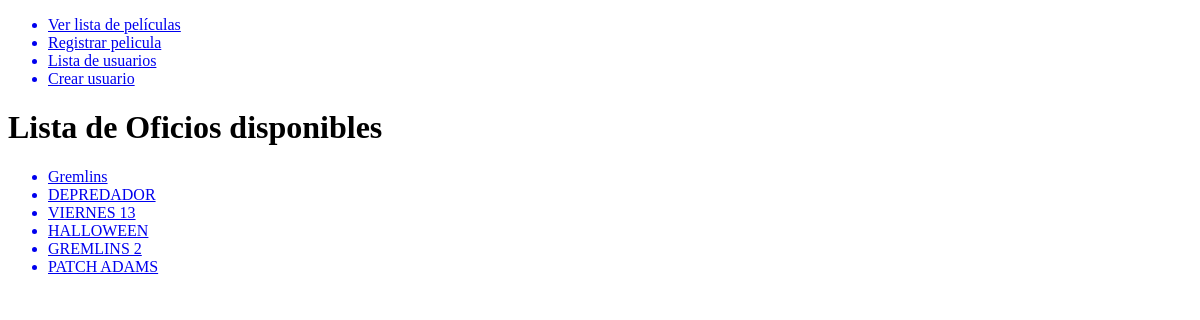
Before: /movies/ with the older database file.
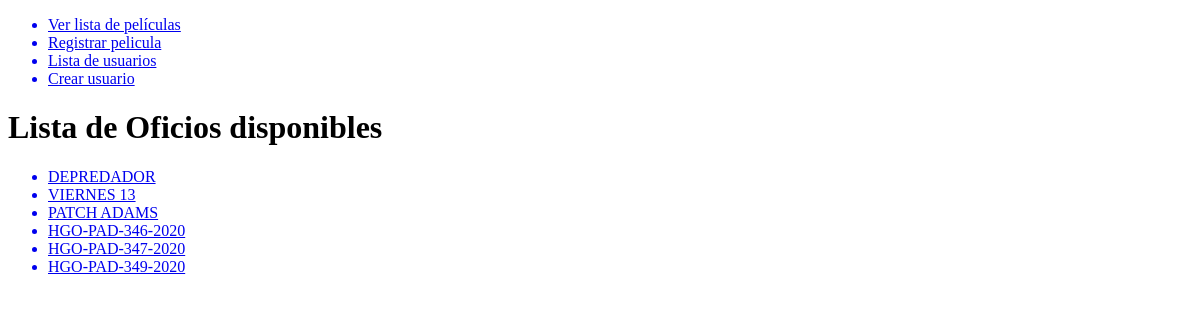
After: the same page with the newer database file.
### movies/models.py (models this page shows, shortened)
class Movie(models.Model): #Siempre hay que heredar de models.Model
    title = models.CharField(max_length=140)
    sinopsis = models.TextField(blank=True, null=True)
    duration = models.PositiveIntegerField()
    calif = models.PositiveIntegerField(default=5)
    gender = models.CharField(max_length=50)
    created = models.DateTimeField(auto_now_add=True)
    updated = models.DateTimeField(auto_now=True)

### movies/views.py (the view)
# urls.py: path('', GetMovies, name='list'),
def GetMovies(request):
    movies = Movie.objects.all() # SELECT * FROM movies_movie #queryset
    template_name = 'movies/list.html'
    context = {
        'movies': movies
    }
    return render(request, template_name, context)

### movies/templates/movies/list.html
<!DOCTYPE html>
{% extends 'base.html' %}
    {% block content %}
    <h1>Lista de Oficios disponibles</h1>
    <ul>
        {% for movie in movies %}
            <a href="{% url 'movies:detail' movie.id %}"><li>{{ movie.title }}</li></a>
        {% endfor %}
    </ul>
    {% endblock content%}

### templates/base.html (shortened to what this page needs)
<!DOCTYPE html>
<html lang="en">
<head>
</head>
<body>
    <ul>
        <a href="{% url 'movies:list' %}"><li>Ver lista de películas</li></a>
        <a href="{% url 'movies:create' %}"><li>Registrar pelicula</li></a>
        <a href="{% url 'users:list' %}"><li>Lista de usuarios</li></a>
        <a href="{% url 'users:create' %}"><li>Crear usuario</li></a>
    </ul>
        {% block content %}
        {% endblock content %}
</body>
</html>

Changed rows visible on the page:
removed Movie: title "Gremlins"
removed Movie: title "HALLOWEEN"
removed Movie: title "GREMLINS 2"
added Movie: title "HGO-PAD-346-2020"
added Movie: title "HGO-PAD-347-2020"
added Movie: title "HGO-PAD-349-2020"
